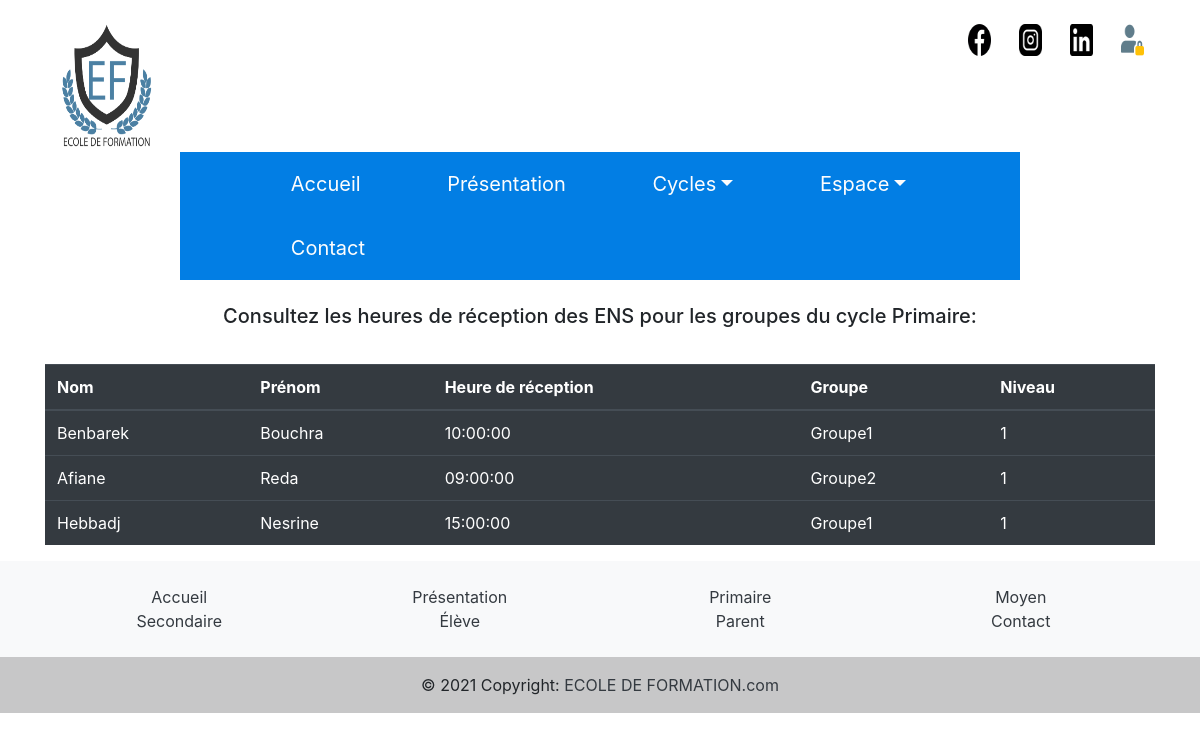
The app's page /projet/index/Cycles/Primaire/Liste ENS with its own data.
### tables this page shows
CREATE TABLE `contact` (
  `id` int(11) NOT NULL,
  `nom` text NOT NULL,
  `link` text NOT NULL
);

CREATE TABLE `menu_accueil` (
  `id` int(11) NOT NULL,
  `menu` text NOT NULL,
  `types` int(11) NOT NULL
);

CREATE TABLE `ens` (
  `id` int(11) NOT NULL,
  `id_ens` int(11) NOT NULL,
  `nom` text NOT NULL,
  `prenom` text NOT NULL,
  `id_classe` int(11) NOT NULL,
  `nb_heures` int(11) NOT NULL,
  `heure_reception` time NOT NULL
);

CREATE TABLE `classe` (
  `id` int(11) NOT NULL,
  `nom` text NOT NULL,
  `id_cycle` int(11) NOT NULL,
  `annee` year(4) NOT NULL,
  `id_niveau` int(11) NOT NULL
);

### projet/MVC/Controller/ControllerListeENS.php (called while the page is built, shortened)
<?php
require_once('../MVC/Model/ModelListeENS.php');
require_once('../MVC/View/ViewListeENS.php');
class ControllerListeENS{
public function get_menu(){
    $model = new ModelListeENS();
    $res= $model->get_menu();
    return $res;
}
public function contact(){
    $model = new ModelListeENS();
    $res= $model->get_contact();
    return $res;
}
public function afficher_ENS_P(){
    $view= new ViewListeENS();
    $view->logo();
    $view->contact();
    $view->afficher_menu();
    $view->afficher_ListeENS_P();
    $view->afficher_footer();
}
public function listeENS_P(){
    $model = new ModelListeENS();
    $res= $model->get_ListeENS_P();
    return $res;
}
public function nom_groupe($id_classe){
    $model = new ModelListeENS();
    $res= $model->get_nomClasse($id_classe);
    return $res;
}
}

### projet/MVC/Model/ModelListeENS.php (called while the page is built, shortened)
<?php
require_once('../MVC/Controller/ControllerListeENS.php');
class ModelListeENS{
    private $dbname="TDW";
    private $host="127.0.0.1";
    private $user="root";
    private $password ="";
    private function connexion_db($dbname,$host,$user,$password){
        $dsn= "mysql:dbname=$dbname; host=$host;";
        try{
        $c=new PDO($dsn,$user,$password);
        }catch(PDOException $ex){
          printf("erreur de connexion à la base de donnée",$ex->getMessage());
          exit();
        }
        return $c;
    }
    private function deconnexion(&$c){
        $c=null;
    }
    private function requete($c,$req){
       return $c->query($req);
    }
    public function get_menu(){
        $c=$this->connexion_db($this->dbname,$this->host,$this->user,$this->password);
        $req="SELECT menu , types FROM menu_accueil ";
        $res=$this->requete($c,$req);
        return $res;
    }
    public function get_contact(){
        $c=$this->connexion_db($this->dbname,$this->host,$this->user,$this->password);
        $req="SELECT id,nom,link FROM contact ";
        $res=$this->requete($c,$req);
        return $res;
    }
    public function get_ListeENS_P(){
        $c=$this->connexion_db($this->dbname,$this->host,$this->user,$this->password);
        $req="SELECT nom,prenom,heure_reception,id_classe FROM ens where(id_classe IN (select id from classe where id_cycle='1')) ";
        $res=$this->requete($c,$req);
        return $res;
    }
    public function get_nomClasse($id_classe){
        $c=$this->connexion_db($this->dbname,$this->host,$this->user,$this->password);
        $req="SELECT nom,id_niveau FROM classe where(id='$id_classe') ";
        $res=$this->requete($c,$req);
        return $res;
    }
}

### projet/MVC/View/ViewListeENS.php (the view, shortened to what this page needs)
<?php
require_once('../MVC/Controller/ControllerListeENS.php');
?>
<link rel="stylesheet" href="https://stackpath.bootstrapcdn.com/bootstrap/4.3.1/css/bootstrap.min.css">
<?php
class ViewListeENS
{
  public function logo()
  {
    echo '<img id= "logo" src="../../..//MVC/Image/LOGO.png" style="width: 8%;height: 16%;"/>';
  }
  public function contact()
  {
    $c = new ControllerListeENS();
    $res = $c->contact();
    echo '<div id="icons"><ul>';
    foreach ($res as $row) {
      echo '<li class="icons-img"> <a href="' . $row["link"] . '"><img id="image' . $row["id"] . '" style="width: 2%;height: 4%;" src="../../../MVC/Image/' . $row["nom"] . '"></a></li>';
    }
    echo '</ul></div>';
  }
  public function afficher_menu()
  {
?>
    <nav>
      <ul class="nav">
        <?php
        $c = new ControllerListeENS();
        $res = $c->get_menu();
        foreach ($res as $row) {
          if ($row["types"] == 0) {
            if (strcmp($row["menu"], 'Cycles') == 0 || strcmp($row["menu"], 'Espace') == 0) {
              if (strcmp($row["menu"], 'Cycles') == 0) {
                echo '<li class="nav-item dropdown"><a class="nav-link dropdown-toggle" href="/projet/index/">' . $row["menu"] . '</a><ul>';
                $res1 = $c->get_menu();
                echo '</ul></li>';
              } else {
                echo '<li class="nav-item dropdown"><a class="nav-link dropdown-toggle" href="/projet/index/">' . $row["menu"] . '</a><ul>';
                echo '</ul></li>';
              }
            } else {
              if (strcmp($row["menu"], 'Accueil') == 0) {
                echo '<li class="nav-item dropdown"><a class="nav-link" href="/projet/index/#">' . $row["menu"] . '</a></li>';
              } else {
                echo '<li class="nav-item dropdown"><a class="nav-link" href="/projet/index/' . $row["menu"] . '">' . $row["menu"] . '</a></li>';
              }
            }
          }
        }
        ?>
      </ul>
    </nav>
  <?php
  }
  public function afficher_ListeENS_P()
  {
    $c = new ControllerListeENS();
    $res = $c->listeENS_P();
  ?>
    <h5 style="margin-bottom : 3%; text-align:center; margin-top:2%;">Consultez les heures de réception des ENS pour les groupes du cycle Primaire: </h5>
    <div class="container">
      <table class="table table-dark table-hover">
        <thead>
          <tr>
            <th>Nom</th>
            <th>Prénom</th>
            <th>Heure de réception</th>
            <th>Groupe</th>
            <th>Niveau</th>
          </tr>
        </thead>
        <tbody>
          <?php
          foreach ($res as $row) {
            echo ' <tr>';
            echo ' <td>' . $row["nom"] . '</td>';
            echo ' <td>' . $row["prenom"] . '</td>';
            echo '<td>' . $row["heure_reception"] . '</td>';
            $rech = $c->nom_groupe($row["id_classe"]);
            foreach ($rech as $elem) {
              echo '<td>' . $elem["nom"] . '</td>';
              echo '<td>' . $elem["id_niveau"] . '</td>';
            }
            echo '</tr>';
          }
          ?>
        </tbody>
      </table>
    </div>
  <?php
  }
  ?>
<?php
  public function afficher_footer()
  {
    $c = new ControllerListeENS();
    $res = $c->get_menu();
    echo '
      <footer class="bg-light text-center text-lg-start">
      <div class="container p-4">
        <div class="row" >
          ';
    foreach ($res as $row) {
      if (strcmp($row["menu"], 'Cycles') !== 0 && strcmp($row["menu"], 'Espace') !== 0) {
        if (strcmp($row["menu"], 'Parents') == 0) {
          echo ' <div class="col-lg-3 col-md-6 mb-4 mb-md-0" >
      <ul class="list-unstyled mb-0">
        <li>
          <a href="/projet/index/Espace/' . $row["menu"] . '" class="text-dark">' . $row["menu"] . '</a>
        </li>
      </ul>
    </div>
    ';
        } else  if ($row["menu"] == 'Primaire') {
          echo ' <div class="col-lg-3 col-md-6 mb-4 mb-md-0" >
      <ul class="list-unstyled mb-0">
        <li>
          <a href="/projet/index/Cycles/' . $row["menu"] . '" class="text-dark">' . $row["menu"] . '</a>
        </li>
      </ul>
    </div>
    ';
        } else if (strcmp($row["menu"], 'Moyen') == 0) {
          echo ' <div class="col-lg-3 col-md-6 mb-4 mb-md-0" >
      <ul class="list-unstyled mb-0">
        <li>
          <a href="/projet/index/Cycles/' . $row["menu"] . '" class="text-dark">' . $row["menu"] . '</a>
        </li>
      </ul>
    </div>
    ';
        } else if (strcmp($row["menu"], 'Secondaire') == 0) {
          echo ' <div class="col-lg-3 col-md-6 mb-4 mb-md-0" >
      <ul class="list-unstyled mb-0">
        <li>
          <a href="/projet/index/Cycles/' . $row["menu"] . '" class="text-dark">' . $row["menu"] . '</a>
        </li>
      </ul>
    </div>
    ';
        } else if (strcmp($row["menu"], 'Élève') == 0) {
          echo ' <div class="col-lg-3 col-md-6 mb-4 mb-md-0" >
      <ul class="list-unstyled mb-0">
        <li>
          <a href="/projet/index/Espace/' . $row["menu"] . '" class="text-dark">' . $row["menu"] . '</a>
        </li>
      </ul>
    </div>
    ';
        } else {
          echo ' <div class="col-lg-3 col-md-6 mb-4 mb-md-0" >
            <ul class="list-unstyled mb-0">
              <li>
                <a href="/projet/index/' . $row["menu"] . '" class="text-dark">' . $row["menu"] . '</a>
              </li>
            </ul>
          </div>
          ';
        }
      }
    };
    echo '</div>
      </div>
      <div class="text-center p-3" style="background-color: rgba(0, 0, 0, 0.2)">
        © 2021 Copyright:
        <a class="text-dark">ECOLE DE FORMATION.com</a>
      </div>
    </footer>';
  }
}
?>

### records on screen
contact: nom (picture)
contact: nom (picture)
contact: nom (picture)
contact: shows a picture
menu_accueil: menu "Accueil"
menu_accueil: menu "Présentation"
menu_accueil: menu "Cycles"
menu_accueil: menu "Espace"
menu_accueil: menu "Contact"
ens: nom "Benbarek", prenom "Bouchra", heure_reception "10:00:00"
classe: nom "Groupe1", id_niveau "1"
ens: nom "Afiane", prenom "Reda", heure_reception "09:00:00"
classe: nom "Groupe2", id_niveau "1"
ens: nom "Hebbadj", prenom "Nesrine", heure_reception "15:00:00"
menu_accueil: menu "Primaire"
menu_accueil: menu "Moyen"
menu_accueil: menu "Secondaire"
menu_accueil: menu "Élève"
menu_accueil: menu "Parent"
